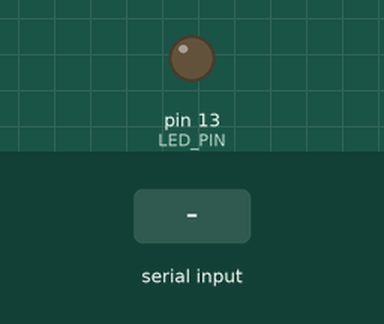
Simulated run of this sketch. Board: Arduino Mega 2560, built with avr-gcc and run on an emulated ATmega2560. On the bench: output pins drawn as LEDs (lit = HIGH). The test bench sets the inputs (shaded band). What the sketch prints to the serial monitor is not drawn.

Above: at 1.8 s.
1.9 s: "." received over Serial
At 2.0 s:
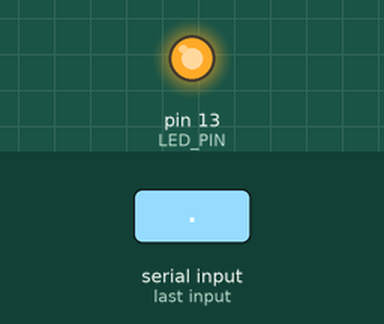
Timing chart, 0 to 4.9 s (numbered marks = the images above; inputs shaded):
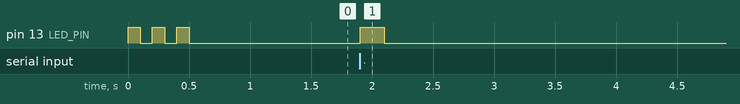

Measured:
- after the input at 1.9 s, pin 13 (LED_PIN): LOW → HIGH at once, → LOW 0.20 s later

The sketch:

morse_code_led.ino
```cpp
/*
 * Morse Code LED Flash
 *
 * This Arduino sketch receives Morse code commands via serial communication
 * and flashes the built-in LED (pin 13) accordingly.
 *
 * Commands:
 * '.' = Dot (short flash)
 * '-' = Dash (long flash)
 * '|' = Letter pause
 * '/' = Word pause
 *
 * Hardware: Arduino Mega 2560 with built-in LED on pin 13
 */

// Pin definitions
const int LED_PIN = 13;  // Built-in LED on Arduino Mega 2560

// Morse code timing constants (in milliseconds)
const int DOT_DURATION = 200;           // Duration of a dot
const int DASH_DURATION = DOT_DURATION * 3;  // Duration of a dash (3x dot)
const int PAUSE_DURATION = DOT_DURATION;     // Pause between dots and dashes
const int LETTER_PAUSE = DOT_DURATION * 3;   // Pause between letters
const int WORD_PAUSE = DOT_DURATION * 7;     // Pause between words

void setup() {
  // Initialize the LED pin as an output
  pinMode(LED_PIN, OUTPUT);

  // Initialize serial communication at 9600 baud
  Serial.begin(9600);

  // Turn off LED initially
  digitalWrite(LED_PIN, LOW);

  // Signal that Arduino is ready
  Serial.println("Arduino Morse Code LED ready!");

  // Flash LED 3 times to indicate startup
  for (int i = 0; i < 3; i++) {
    digitalWrite(LED_PIN, HIGH);
    delay(100);
    digitalWrite(LED_PIN, LOW);
    delay(100);
  }
}

void loop() {
  // Check if data is available on the serial port
  if (Serial.available() > 0) {
    // Read the incoming character
    char command = Serial.read();

    // Process the command using a switch statement
    switch (command) {
      case '.':
        // Flash dot
        flashDot();
        break;

      case '-':
        // Flash dash
        flashDash();
        break;

      case '|':
        // Letter pause (no LED activity, just wait)
        delay(LETTER_PAUSE);
        break;

      case '/':
        // Word pause (no LED activity, just wait)
        delay(WORD_PAUSE);
        break;

      default:
        // Unknown command - do nothing
        break;
    }
  }
}

/**
 * Flash the LED for a dot duration
 */
void flashDot() {
  digitalWrite(LED_PIN, HIGH);
  delay(DOT_DURATION);
  digitalWrite(LED_PIN, LOW);
  delay(PAUSE_DURATION);
}

/**
 * Flash the LED for a dash duration
 */
void flashDash() {
  digitalWrite(LED_PIN, HIGH);
  delay(DASH_DURATION);
  digitalWrite(LED_PIN, LOW);
  delay(PAUSE_DURATION);
}
```
